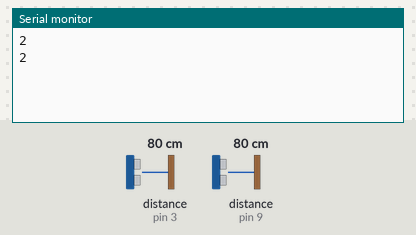
The sketch below on a simulated Arduino Uno, built with avr-gcc and run on an emulated ATmega328P. Shown: the last lines printed to the serial monitor. Wiring (inferred from the names in the program): 2 × ultrasonic range finder: trigger pin 2, echo pin 3 / trigger pin 8, echo pin 9. The inputs (shaded band) are chosen by the test bench; at power-on: distance to the obstacle (sensors on pin 3, pin 9) 80 cm. The echo pulse lasts 58.3 µs per cm.

Above: at 1.8 s.
1.9 s: distance to the obstacle (sensor on pin 3) set to 2 cm
At 2.8 s:
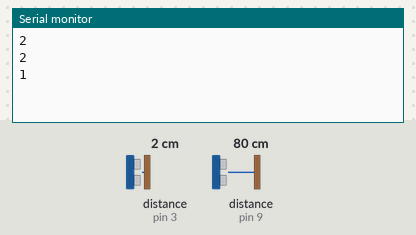
3.4 s: distance to the obstacle (sensor on pin 9) set to 2 cm
At 4.8 s:
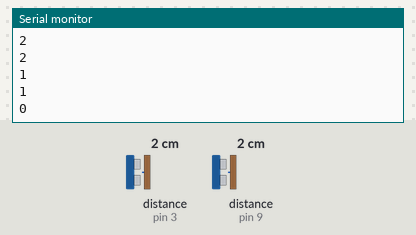
Timing chart, 0 to 6.4 s (numbered marks = the images above; inputs shaded):
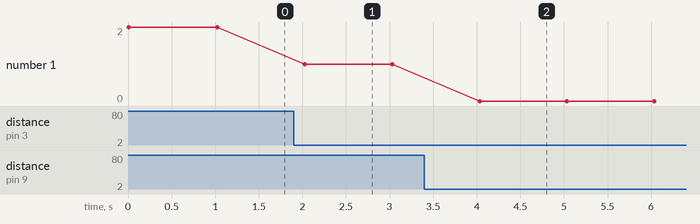

Measured:
- after the input at 1.9 s, the serial monitor: prints a new line after 0.13 s (image 1)
- after the input at 3.4 s, the serial monitor: prints a new line after 0.63 s (image 2)
- plotted number 1: 2 → 1 after the input at 1.9 s, 1 → 0 after the input at 3.4 s

The sketch:

Etacionamiento.ino
```cpp
const int Trigger = 8;   //Pin digital 2 para el Trigger del sensor
const int Echo = 9;   //Pin digital 3 para el Echo del sensor
const int Trigger2 = 2;   //Pin digital  para el Trigger del sensor
const int Echo2 = 3;   //Pin digital 3 para el Echo del sensor
int lugares_desocupados = 2;
int lugar1 = 0;
int lugar2 = 0;

void setup() {
  Serial.begin(2400);//iniciailzamos la comunicación
  pinMode(Trigger, OUTPUT); //pin como salida
  pinMode(Echo, INPUT);  //pin como entrada
  digitalWrite(Trigger, LOW);//Inicializamos el pin con 0
  pinMode(Trigger2, OUTPUT); //pin como salida
  pinMode(Echo2, INPUT);  //pin como entrada
  digitalWrite(Trigger2, LOW);//Inicializamos el pin con 0
}

void loop()
{
  long t2;
  long d2;
  long t; //timepo que demora en llegar el eco
  long d; //distancia en centimetros
  lugares_desocupados = 2;
  digitalWrite(Trigger2, HIGH);
  delayMicroseconds(10);
  digitalWrite(Trigger2,LOW);


  t2 = pulseIn(Echo2, HIGH);
  d2 = t2/59;


  digitalWrite(Trigger, HIGH);
  //Enviamos un pulso de 10us
  delayMicroseconds(10);
  digitalWrite(Trigger, LOW);


  t = pulseIn(Echo, HIGH); //obtenemos el ancho del pulso
  d = t/59;             //escalamos el tiempo a una distancia en cm


   if (d < 50)
   {
    lugares_desocupados -= 1;
   }


if (d2< 50)
   {
    lugares_desocupados -= 1;
   }
Serial.println(lugares_desocupados);
delay(1000);
}
```
